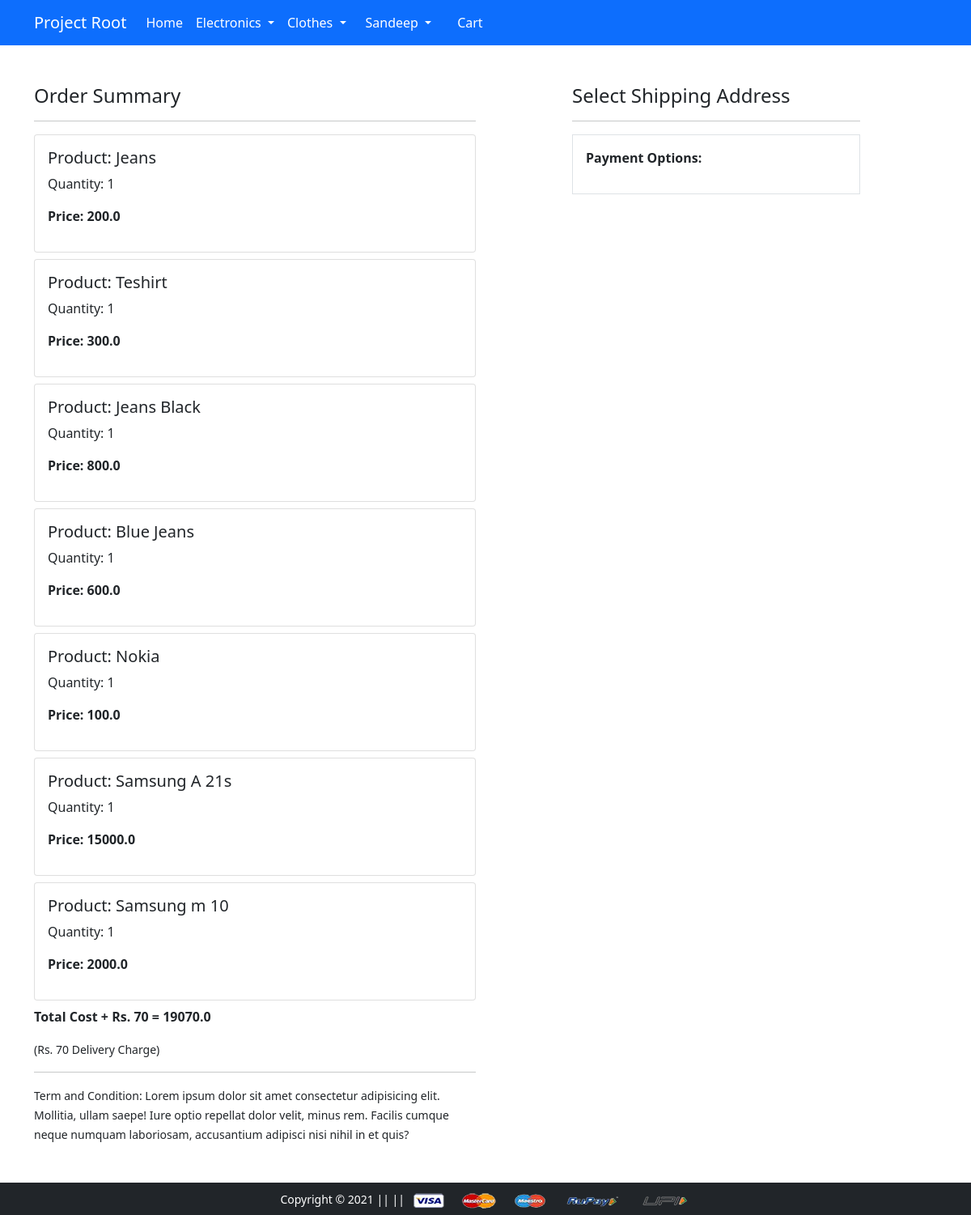
/shoping/checkout/ (signed in), run on the app's committed database.
### app/models.py (models this page shows, shortened)
class Cart(models.Model):
 user = models.ForeignKey(User, on_delete=models.CASCADE)
 product = models.ForeignKey(Product, on_delete=models.CASCADE)
 quantity = models.PositiveIntegerField(default=1)
 @property
 def total_cost(self):
   return self.quantity * self.product.discounted_price

class Product(models.Model):
 title = models.CharField(max_length=100)
 selling_price = models.FloatField()
 discounted_price = models.FloatField()
 description = models.TextField()
 brand = models.CharField(max_length=100)
 category = models.CharField( choices=CATEGORY_CHOICES, max_length=2)
 product_image = models.ImageField(upload_to='productimg')

### app/views.py (the view)
# urls.py: path('checkout/', views.checkout, name='checkout'),
@login_required
def checkout(request):
	user = request.user
	add = Customer.objects.filter(user=user)
	cart_items = Cart.objects.filter(user=request.user)
	amount = 0.0
	shipping_amount = 70.0
	totalamount=0.0
	cart_product = [p for p in Cart.objects.all() if p.user == request.user]
	if cart_product:
		for p in cart_product:
			tempamount = (p.quantity * p.product.discounted_price)
			amount += tempamount
		totalamount = amount+shipping_amount
	return render(request, 'app/checkout.html', {'add':add, 'cart_items':cart_items, 'totalcost':totalamount})

### app/templates/app/checkout.html (shortened to what this page needs)
{% extends 'app/base.html' %}
{% load static %}
{% block main-content %}
<div class="container">
 <div class="row mt-5">
  <div class="col-sm-6">
    <h4>Order Summary</h4>
    <hr>
    {% for item in cart_items %}
      <div class="card mb-2">
        <div class="card-body">
          <h5>Product: {{item.product.title}}</h5>
          <p>Quantity: {{item.quantity}}</p>
          <p class="fw-bold">Price: {{item.total_cost}}</p>
        </div>
      </div>
    {% endfor %}
    <p class="fw-bold">Total Cost + Rs. 70  = {{totalcost}}</p>
    <small>(Rs. 70 Delivery Charge)</small> <hr>
    <small>Term and Condition: Lorem ipsum dolor sit amet consectetur adipisicing elit. Mollitia, ullam saepe! Iure optio repellat dolor velit, minus rem. Facilis cumque neque numquam laboriosam, accusantium adipisci nisi nihil in et quis?</small>
  </div>
  <div class="col-sm-4 offset-sm-1">
    <h4>Select Shipping Address</h4>
    <hr>
    <form action="/shoping/paymentdone" id="myform">
        <div class="border p-3">
          <p class="fw-bold">Payment Options:</p>
        </div>
      </form>
    </div>
  </div>
</div>
{% endblock main-content %}

### app/templates/app/base.html (shortened to what this page needs)
<!doctype html>
{% load static %}
<html lang="en">
  <head>
    <link href="https://cdn.jsdelivr.net/npm/bootstrap@5.0.0-beta1/dist/css/bootstrap.min.css" rel="stylesheet">
    <link rel="stylesheet" href="{% static 'app/css/owl.carousel.min.css' %}">
    <link rel="stylesheet" href="{% static 'app/css/all.min.css' %}">
    <link rel="stylesheet" href="{% static 'app/css/style.css' %}">
  </head>
  <body>
    <nav class="navbar navbar-expand-lg navbar-dark bg-primary">
     <div class="container">
       <a class="navbar-brand" href="/">Project Root</a>
       <div class="collapse navbar-collapse" id="navbarSupportedContent">
         <ul class="navbar-nav me-auto mb-2 mb-lg-0">
           <li class="nav-item">
             <a class="nav-link active" aria-current="page" href="/shoping/">Home</a>
           </li>
           <li class="nav-item dropdown">
             <a class="nav-link dropdown-toggle text-white" href="#" id="electronicsDropdown" role="button" data-bs-toggle="dropdown" aria-expanded="false">
               Electronics
             </a>
           </li>
           <li class="nav-item dropdown">
             <a class="nav-link dropdown-toggle text-white" href="#" id="fashionDropdown" role="button" data-bs-toggle="dropdown" aria-expanded="false">
               Clothes
             </a>
           </li>
         <div>
          <ul class="navbar-nav me-auto mb-2 mb-lg-0">
          {% if request.user.is_authenticated %}
           <li class="nav-item dropdown mx-2">
              <a class="nav-link dropdown-toggle text-white" href="#" id="profileDropdown" role="button" data-bs-toggle="dropdown" aria-expanded="false">
                {{request.user.username|capfirst}}
              </a>
            </li>
            <li class="nav-item mx-2">
              <a href="{% url 'showcart' %}" class="nav-link text-white"> Cart </a>
            </li>
            {% endif %}
          </ul>
         </div>
       </div>
     </div>
    </nav>
    {% block main-content %} {% endblock main-content %}
    <footer class="container-fluid bg-dark text-center p-2 mt-5">
        <small class="text-white">Copyright &copy; 2021 ||  || </small>
        <img src="{% static 'app/images/payment.png' %}" alt="" srcset="" class="img-fluid" height="2px">
    </footer>
  </body>
</html>

### data on the page
Cart: product "Jeans", quantity "1", total_cost "200.0"
Cart: product "Teshirt", quantity "1", total_cost "300.0"
Cart: product "Jeans Black", quantity "1", total_cost "800.0"
Cart: product "Blue Jeans", quantity "1", total_cost "600.0"
Cart: product "Nokia", quantity "1", total_cost "100.0"
Cart: product "Samsung A 21s", quantity "1", total_cost "15000.0"
Cart: product "Samsung m 10", quantity "1", total_cost "2000.0"

### other printed values
{{ request.user.username|capfirst }} "Sandeep"
{{ totalcost }} "19070.0"
